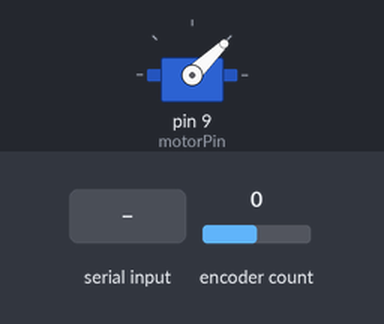
Recording of a sketch running on a simulated Arduino Uno, built with avr-gcc and run on an emulated ATmega328P. Shown: servo. The test bench sets the inputs (shaded band); at power-on: encoder count 0. What the sketch prints to the serial monitor is not drawn.

Above: at 1.2 s.
1.3 s: "1\n" received over Serial
At 2.2 s:
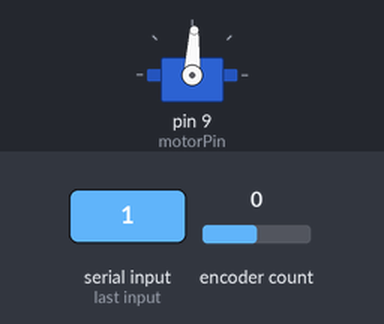
2.8 s: encoder count set to 1
At 3.9 s:
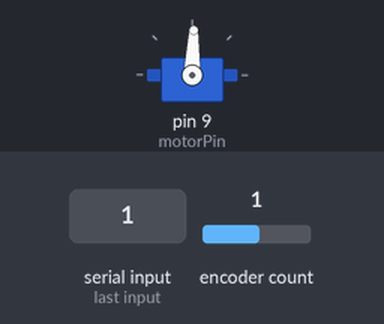
5.8 s: encoder count set to 5
At 6.5 s:
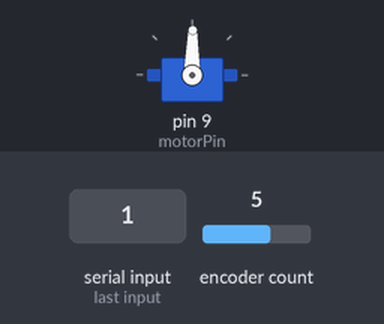
8.8 s: encoder count set to 9
At 10.0 s:
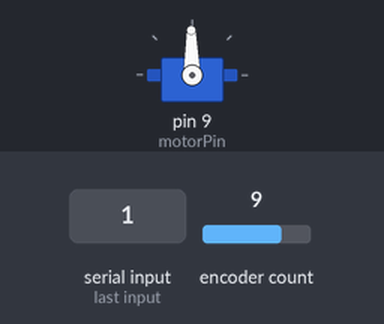
Timing chart, 0 to 12.9 s (numbered marks = the images above; inputs shaded):
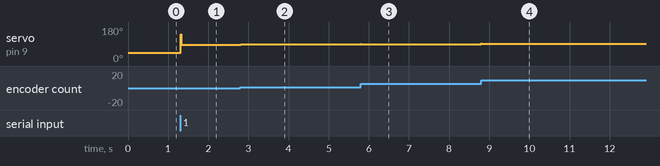

The sketch:

main.ino
```cpp
/* Experiment to determine optimal motor control method for dc motor with encoder */

#include <Servo.h>
#include <Encoder.h>
#include <PID_v1.h>


Servo motor;
int motorPin = 9;
int pin1 = 2;
int pin2 = 3;

int target = 1000;
int error = 0;
int pwm = 0;
String str;


//Global variables for PID input/output
double Setpoint, Input, Output = 0.0;


//Global PID tuning parameters
double Kp=1, Ki=0.05, Kd=0.01;

// Define pid class with pointers to global variables
PID pid(&Input, &Output, &Setpoint, Kp, Ki, Kd, DIRECT);


void setup(){
    // Initialize serial at baud 115200
    Serial.begin(115200);

    pid.SetMode(AUTOMATIC);
    pid.SetOutputLimits(-500, 500);

    // Set sample rate of the PID loop to 100 times per second (Default 10)
    pid.SetSampleTime(10);

}


void loop(){

    motor.attach(motorPin);
    Encoder* encoder = new Encoder(pin1, pin2);


    while (1){

        if (Serial.available() > 0) {
            // read the incoming byte:
            target = Serial.readStringUntil('\n').toDouble();
        }

        Input = target - encoder->read(); // Calculate error
        pid.Compute();

        pwm = Output + 1500;

        // if (1505<pwm && pwm<1526){
        //     pwm = 1526;
        // }

        // if (1495<pwm && pwm<1497){
        //     pwm = 1495;
        // }

        motor.writeMicroseconds(pwm);

        Serial.print("Encoder: ");
        Serial.print(encoder->read());
        Serial.print("   Input: ");
        Serial.print(Input);
        Serial.print("    Output: ");
        Serial.println(Output);
    }


}
```

Measured:
- after the input at 1.3 s, servo on pin 9 (motorPin): 44° → 87° at once
- after the input at 2.8 s, servo on pin 9 (motorPin): 87° → 88° at once
- after the input at 5.8 s, servo on pin 9 (motorPin): 88° → 89° at once, → 90° 1.5 s later
- after the input at 8.8 s, servo on pin 9 (motorPin): 90° → 91° at once, → 92° 2.6 s later
